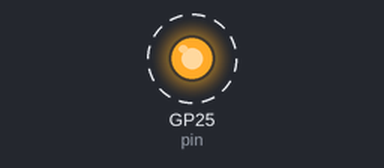
Bench run of a program on a simulated Raspberry Pi Pico running MicroPython. Parts: output pins drawn as LEDs (lit = HIGH). Dashed ring = blinking. What the program prints to the serial console is not drawn.

Above: at 0.5 s.
Timing chart, 0 to 4.6 s (numbered marks = the images above):
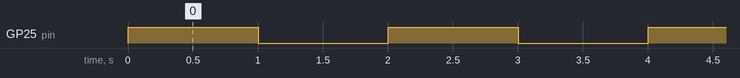

The program:

blink.py
```python
from machine import Pin
from utime import sleep
from helper import add

pin = Pin("LED", Pin.OUT)

print("LED starts flashing...")
while True:
    try:
        pin.toggle()
        sleep(1) # sleep 1sec
    except KeyboardInterrupt:
        break
pin.off()
print("Finished.")
```

helper.py
```python
def add(a, b):
    return a + b
```

Measured:
- by itself, GP25 (pin): alternates HIGH for 1.0 s and LOW for 1.0 s
